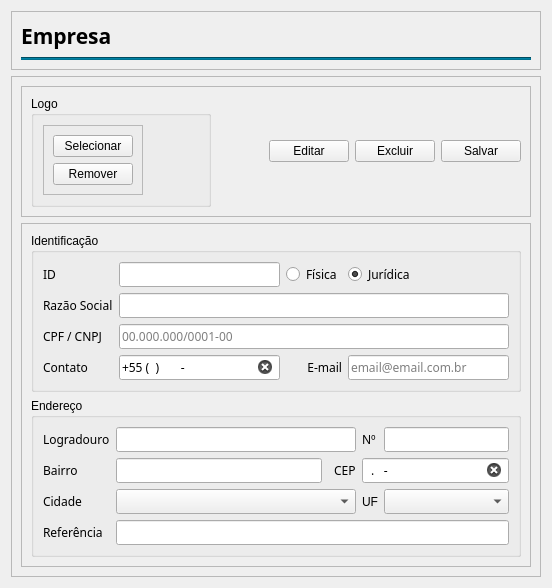
           <widget class="QWidget" name="s5_empresas">
            <layout class="QVBoxLayout" name="verticalLayout_23">
             <item>
              <widget class="QFrame" name="frame_headerEmpresa">
               <property name="frameShape">
                <enum>QFrame::StyledPanel</enum>
               </property>
               <property name="frameShadow">
                <enum>QFrame::Raised</enum>
               </property>
               <layout class="QVBoxLayout" name="verticalLayout_22">
                <item>
                 <widget class="QLabel" name="lb_titleEmpresa">
                  <property name="font">
                   <font>
                    <family>Poppins</family>
                    <pointsize>16</pointsize>
                    <bold>true</bold>
                   </font>
                  </property>
                  <property name="text">
                   <string>Empresa</string>
                  </property>
                 </widget>
                </item>
                <item>
                 <widget class="Line" name="lineEmpresa">
                  <property name="styleSheet">
                   <string notr="true">background-color: #00718F;</string>
                  </property>
                  <property name="orientation">
                   <enum>Qt::Horizontal</enum>
                  </property>
                 </widget>
                </item>
               </layout>
              </widget>
             </item>
             <item>
              <widget class="QFrame" name="frame_mainEmpresa">
               <property name="sizePolicy">
                <sizepolicy hsizetype="Preferred" vsizetype="Expanding">
                 <horstretch>0</horstretch>
                 <verstretch>0</verstretch>
                </sizepolicy>
               </property>
               <property name="frameShape">
                <enum>QFrame::StyledPanel</enum>
               </property>
               <property name="frameShadow">
                <enum>QFrame::Raised</enum>
               </property>
               <layout class="QVBoxLayout" name="verticalLayout_24">
                <item>
                 <widget class="QFrame" name="frame1_btnEmpresa">
                  <property name="frameShape">
                   <enum>QFrame::StyledPanel</enum>
                  </property>
                  <property name="frameShadow">
                   <enum>QFrame::Raised</enum>
                  </property>
                  <layout class="QHBoxLayout" name="horizontalLayout_6">
                   <item>
                    <widget class="QGroupBox" name="groupBox_logoEmpresa">
                     <property name="title">
                      <string>Logo</string>
                     </property>
                     <layout class="QHBoxLayout" name="horizontalLayout_28">
                      <item>
                       <widget class="QFrame" name="btn_logoEmpresa">
                        <property name="frameShape">
                         <enum>QFrame::StyledPanel</enum>
                        </property>
                        <property name="frameShadow">
                         <enum>QFrame::Raised</enum>
                        </property>
                        <layout class="QVBoxLayout" name="verticalLayout_38">
                         <item>
                          <widget class="QPushButton" name="btn_selecionarLogoEmpresa">
                           <property name="text">
                            <string>Selecionar</string>
                           </property>
                           <property name="icon">
                            <iconset resource="assets.qrc">
                             <normaloff>:/assets/icons/anexo.svg</normaloff>:/assets/icons/anexo.svg</iconset>
                           </property>
                           <property name="iconSize">
                            <size>
                             <width>18</width>
                             <height>18</height>
                            </size>
                           </property>
                          </widget>
                         </item>
                         <item>
                          <widget class="QPushButton" name="btn_removerLogoEmpresa">
                           <property name="text">
                            <string>Remover</string>
                           </property>
                           <property name="icon">
                            <iconset resource="assets.qrc">
                             <normaloff>:/assets/icons/lixeira.svg</normaloff>:/assets/icons/lixeira.svg</iconset>
                           </property>
                          </widget>
                         </item>
                        </layout>
                       </widget>
                      </item>
                      <item>
                       <widget class="QLabel" name="logoEmpresa">
                        <property name="minimumSize">
                         <size>
                          <width>50</width>
                          <height>50</height>
                         </size>
                        </property>
                        <property name="maximumSize">
                         <size>
                          <width>50</width>
                          <height>50</height>
                         </size>
                        </property>
                        <property name="font">
                         <font>
                          <family>Poppins</family>
                         </font>
                        </property>
                        <property name="text">
                         <string/>
                        </property>
                        <property name="textFormat">
                         <enum>Qt::AutoText</enum>
                        </property>
                        <property name="pixmap">
                         <pixmap resource="assets.qrc">:/assets/icons/logo_p_dark_200px.png</pixmap>
                        </property>
                        <property name="scaledContents">
                         <bool>true</bool>
                        </property>
                        <property name="alignment">
                         <set>Qt::AlignCenter</set>
                        </property>
                       </widget>
                      </item>
                     </layout>
                    </widget>
                   </item>
                   <item>
                    <spacer name="horizontalSpacer">
                     <property name="orientation">
                      <enum>Qt::Horizontal</enum>
                     </property>
                     <property name="sizeHint" stdset="0">
                      <size>
                       <width>40</width>
                       <height>20</height>
                      </size>
                     </property>
                    </spacer>
                   </item>
                   <item>
                    <widget class="QPushButton" name="btn_editarEmpresa">
                     <property name="text">
                      <string>Editar</string>
                     </property>
                     <property name="icon">
                      <iconset resource="assets.qrc">
                       <normaloff>:/assets/icons/edit.svg</normaloff>:/assets/icons/edit.svg</iconset>
                     </property>
                     <property name="iconSize">
                      <size>
                       <width>18</width>
                       <height>18</height>
                      </size>
                     </property>
                    </widget>
                   </item>
                   <item>
                    <widget class="QPushButton" name="btn_excluirEmpresa">
                     <property name="text">
                      <string>Excluir</string>
                     </property>
                     <property name="icon">
                      <iconset resource="assets.qrc">
                       <normaloff>:/assets/icons/lixeira.svg</normaloff>:/assets/icons/lixeira.svg</iconset>
                     </property>
                     <property name="iconSize">
                      <size>
                       <width>18</width>
                       <height>18</height>
                      </size>
                     </property>
                    </widget>
                   </item>
                   <item>
                    <widget class="QPushButton" name="btn_salvarEmpresa">
                     <property name="text">
                      <string>Salvar</string>
                     </property>
                     <property name="icon">
                      <iconset resource="assets.qrc">
                       <normaloff>:/assets/icons/add.svg</normaloff>:/assets/icons/add.svg</iconset>
                     </property>
                     <property name="iconSize">
                      <size>
                       <width>18</width>
                       <height>18</height>
                      </size>
                     </property>
                    </widget>
                   </item>
                  </layout>
                 </widget>
                </item>
                <item>
                 <widget class="QFrame" name="frame2_formEmpresa">
                  <property name="sizePolicy">
                   <sizepolicy hsizetype="Preferred" vsizetype="Expanding">
                    <horstretch>0</horstretch>
                    <verstretch>0</verstretch>
                   </sizepolicy>
                  </property>
                  <property name="frameShape">
                   <enum>QFrame::StyledPanel</enum>
                  </property>
                  <property name="frameShadow">
                   <enum>QFrame::Raised</enum>
                  </property>
                  <layout class="QVBoxLayout" name="verticalLayout_25">
                   <item>
                    <widget class="QGroupBox" name="groupBox1_identificacaoEmpresa">
                     <property name="title">
                      <string>Identificação</string>
                     </property>
                     <layout class="QGridLayout" name="gridLayout_6">
                      <item row="3" column="0">
                       <widget class="QLabel" name="lb_empresaContato">
                        <property name="maximumSize">
                         <size>
                          <width>80</width>
                          <height>16777215</height>
                         </size>
                        </property>
                        <property name="font">
                         <font>
                          <family>Poppins</family>
                         </font>
                        </property>
                        <property name="text">
                         <string>Contato</string>
                        </property>
                       </widget>
                      </item>
                      <item row="0" column="0">
                       <widget class="QLabel" name="lb_empresaId">
                        <property name="maximumSize">
                         <size>
                          <width>80</width>
                          <height>16777215</height>
                         </size>
                        </property>
                        <property name="font">
                         <font>
                          <family>Poppins</family>
                         </font>
                        </property>
                        <property name="text">
                         <string>ID</string>
                        </property>
                       </widget>
                      </item>
                      <item row="1" column="0">
                       <widget class="QLabel" name="lb_empresaRazaoSocial">
                        <property name="maximumSize">
                         <size>
                          <width>80</width>
                          <height>16777215</height>
                         </size>
                        </property>
                        <property name="font">
                         <font>
                          <family>Poppins</family>
                         </font>
                        </property>
                        <property name="text">
                         <string>Razão Social</string>
                        </property>
                       </widget>
                      </item>
                      <item row="0" column="3">
                       <widget class="QRadioButton" name="radioButton_empresaJuridica">
                        <property name="font">
                         <font>
                          <family>Poppins</family>
                         </font>
                        </property>
                        <property name="autoFillBackground">
                         <bool>false</bool>
                        </property>
                        <property name="text">
                         <string>Jurídica</string>
                        </property>
                        <property name="checked">
                         <bool>true</bool>
                        </property>
                        <property name="autoRepeat">
                         <bool>false</bool>
                        </property>
                       </widget>
                      </item>
                      <item row="3" column="1">
                       <widget class="QLineEdit" name="ed_empresaContato">
                        <property name="font">
                         <font>
                          <family>Poppins</family>
                         </font>
                        </property>
                        <property name="inputMethodHints">
                         <set>Qt::ImhPreferNumbers</set>
                        </property>
                        <property name="inputMask">
                         <string>+55 (00) 0 0000-0000</string>
                        </property>
                        <property name="clearButtonEnabled">
                         <bool>true</bool>
                        </property>
                       </widget>
                      </item>
                      <item row="2" column="0">
                       <widget class="QLabel" name="lb_empresaCpfCnpj">
                        <property name="maximumSize">
                         <size>
                          <width>80</width>
                          <height>16777215</height>
                         </size>
                        </property>
                        <property name="font">
                         <font>
                          <family>Poppins</family>
                         </font>
                        </property>
                        <property name="text">
                         <string>CPF / CNPJ</string>
                        </property>
                       </widget>
                      </item>
                      <item row="0" column="2">
                       <widget class="QRadioButton" name="radioButton_empresaFisica">
                        <property name="font">
                         <font>
                          <family>Poppins</family>
                         </font>
                        </property>
                        <property name="text">
                         <string>Física</string>
                        </property>
                       </widget>
                      </item>
                      <item row="2" column="1" colspan="3">
                       <widget class="QLineEdit" name="ed_empresaCpfCnpj">
                        <property name="font">
                         <font>
                          <family>Poppins</family>
                         </font>
                        </property>
                        <property name="inputMethodHints">
                         <set>Qt::ImhPreferNumbers</set>
                        </property>
                        <property name="inputMask">
                         <string>00000000000000</string>
                        </property>
                        <property name="placeholderText">
                         <string>00.000.000/0001-00</string>
                        </property>
                        <property name="clearButtonEnabled">
                         <bool>true</bool>
                        </property>
                       </widget>
                      </item>
                      <item row="3" column="2">
                       <widget class="QLabel" name="lb_empresaEmail">
                        <property name="font">
                         <font>
                          <family>Poppins</family>
                         </font>
                        </property>
                        <property name="text">
                         <string>E-mail</string>
                        </property>
                        <property name="alignment">
                         <set>Qt::AlignRight|Qt::AlignTrailing|Qt::AlignVCenter</set>
                        </property>
                       </widget>
                      </item>
                      <item row="0" column="1">
                       <widget class="QLineEdit" name="ed_empresaId">
                        <property name="font">
                         <font>
                          <family>Poppins</family>
                         </font>
                        </property>
                        <property name="readOnly">
                         <bool>true</bool>
                        </property>
                       </widget>
                      </item>
                      <item row="3" column="3">
                       <widget class="QLineEdit" name="ed_empresaEmail">
                        <property name="font">
                         <font>
                          <family>Poppins</family>
                         </font>
                        </property>
                        <property name="inputMethodHints">
                         <set>Qt::ImhEmailCharactersOnly</set>
                        </property>
                        <property name="placeholderText">
                         <string>email@email.com.br</string>
                        </property>
                        <property name="clearButtonEnabled">
                         <bool>true</bool>
                        </property>
                       </widget>
                      </item>
                      <item row="1" column="1" colspan="3">
                       <widget class="QLineEdit" name="ed_empresaRazaoSocial">
                        <property name="font">
                         <font>
                          <family>Poppins</family>
                         </font>
                        </property>
                        <property name="clearButtonEnabled">
                         <bool>true</bool>
                        </property>
                       </widget>
                      </item>
                     </layout>
                    </widget>
                   </item>
                   <item>
                    <widget class="QGroupBox" name="groupBox2_enderecoEmpresa">
                     <property name="title">
                      <string>Endereço</string>
                     </property>
                     <layout class="QGridLayout" name="gridLayout_3">
                      <item row="2" column="0">
                       <widget class="QLabel" name="lb_empresaCidade">
                        <property name="maximumSize">
                         <size>
                          <width>80</width>
                          <height>16777215</height>
                         </size>
                        </property>
                        <property name="font">
                         <font>
                          <family>Poppins</family>
                         </font>
                        </property>
                        <property name="text">
                         <string>Cidade</string>
                        </property>
                       </widget>
                      </item>
                      <item row="0" column="4">
                       <widget class="QLabel" name="lb_empresaNumero">
                        <property name="sizePolicy">
                         <sizepolicy hsizetype="Preferred" vsizetype="Preferred">
                          <horstretch>0</horstretch>
                          <verstretch>0</verstretch>
                         </sizepolicy>
                        </property>
                        <property name="maximumSize">
                         <size>
                          <width>20</width>
                          <height>16777215</height>
                         </size>
                        </property>
                        <property name="font">
                         <font>
                          <family>Poppins</family>
                         </font>
                        </property>
                        <property name="text">
                         <string>Nº</string>
                        </property>
                       </widget>
                      </item>
                      <item row="1" column="1">
                       <widget class="QLineEdit" name="ed_empresaBairro">
                        <property name="font">
                         <font>
                          <family>Poppins</family>
                         </font>
                        </property>
                       </widget>
                      </item>
                      <item row="0" column="5">
                       <widget class="QLineEdit" name="ed_empresaNumero">
                        <property name="sizePolicy">
                         <sizepolicy hsizetype="Fixed" vsizetype="Fixed">
                          <horstretch>0</horstretch>
                          <verstretch>0</verstretch>
                         </sizepolicy>
                        </property>
                        <property name="minimumSize">
                         <size>
                          <width>125</width>
                          <height>0</height>
                         </size>
                        </property>
                        <property name="font">
                         <font>
                          <family>Poppins</family>
                          <pointsize>9</pointsize>
                         </font>
                        </property>
                        <property name="placeholderText">
                         <string/>
                        </property>
                        <property name="clearButtonEnabled">
                         <bool>true</bool>
                        </property>
                       </widget>
                      </item>
                      <item row="0" column="1" colspan="3">
                       <widget class="QLineEdit" name="ed_empresaLogradouro">
                        <property name="minimumSize">
                         <size>
                          <width>240</width>
                          <height>0</height>
                         </size>
                        </property>
                        <property name="font">
                         <font>
                          <family>Poppins</family>
                          <pointsize>9</pointsize>
                         </font>
                        </property>
                        <property name="clearButtonEnabled">
                         <bool>true</bool>
                        </property>
                       </widget>
                      </item>
                      <item row="0" column="0">
                       <widget class="QLabel" name="lb_empresaLogradoura">
                        <property name="maximumSize">
                         <size>
                          <width>80</width>
                          <height>16777215</height>
                         </size>
                        </property>
                        <property name="font">
                         <font>
                          <family>Poppins</family>
                         </font>
                        </property>
                        <property name="text">
                         <string>Logradouro</string>
                        </property>
                       </widget>
                      </item>
                      <item row="1" column="3">
                       <widget class="QLabel" name="lb_empresaCep">
                        <property name="font">
                         <font>
                          <family>Poppins</family>
                         </font>
                        </property>
                        <property name="text">
                         <string>CEP</string>
                        </property>
                       </widget>
                      </item>
                      <item row="2" column="1" colspan="3">
                       <widget class="QComboBox" name="cb_empresaCidade">
                        <property name="minimumSize">
                         <size>
                          <width>130</width>
                          <height>0</height>
                         </size>
                        </property>
                        <property name="font">
                         <font>
                          <family>Poppins</family>
                         </font>
                        </property>
                       </widget>
                      </item>
                      <item row="3" column="0">
                       <widget class="QLabel" name="lb_empresaReferencia">
                        <property name="maximumSize">
                         <size>
                          <width>80</width>
                          <height>16777215</height>
                         </size>
                        </property>
                        <property name="font">
                         <font>
                          <family>Poppins</family>
                         </font>
                        </property>
                        <property name="text">
                         <string>Referência</string>
                        </property>
                       </widget>
                      </item>
                      <item row="1" column="0">
                       <widget class="QLabel" name="lb_empresaBairro">
                        <property name="font">
                         <font>
                          <family>Poppins</family>
                         </font>
                        </property>
                        <property name="text">
                         <string>Bairro</string>
                        </property>
                       </widget>
                      </item>
                      <item row="2" column="5">
                       <widget class="QComboBox" name="cb_empresaUf">
                        <property name="font">
                         <font>
                          <family>Poppins</family>
                         </font>
                        </property>
                       </widget>
                      </item>
                      <item row="2" column="4">
                       <widget class="QLabel" name="lb_empresaUf">
                        <property name="sizePolicy">
                         <sizepolicy hsizetype="Fixed" vsizetype="Preferred">
                          <horstretch>0</horstretch>
                          <verstretch>0</verstretch>
                         </sizepolicy>
                        </property>
                        <property name="maximumSize">
                         <size>
                          <width>20</width>
                          <height>16777215</height>
                         </size>
                        </property>
                        <property name="text">
                         <string>UF</string>
                        </property>
                       </widget>
                      </item>
                      <item row="3" column="1" colspan="5">
                       <widget class="QLineEdit" name="ed_empresaReferencia">
                        <property name="font">
                         <font>
                          <family>Poppins</family>
                          <pointsize>9</pointsize>
                         </font>
                        </property>
                        <property name="clearButtonEnabled">
                         <bool>true</bool>
                        </property>
                       </widget>
                      </item>
                      <item row="1" column="4" colspan="2">
                       <widget class="QLineEdit" name="ed_empresaCep">
                        <property name="sizePolicy">
                         <sizepolicy hsizetype="Fixed" vsizetype="Fixed">
                          <horstretch>0</horstretch>
                          <verstretch>0</verstretch>
                         </sizepolicy>
                        </property>
                        <property name="minimumSize">
                         <size>
                          <width>125</width>
                          <height>0</height>
                         </size>
                        </property>
                        <property name="maximumSize">
                         <size>
                          <width>200</width>
                          <height>16777215</height>
                         </size>
                        </property>
                        <property name="font">
                         <font>
                          <family>Poppins</family>
                          <pointsize>9</pointsize>
                         </font>
                        </property>
                        <property name="inputMethodHints">
                         <set>Qt::ImhPreferNumbers</set>
                        </property>
                        <property name="inputMask">
                         <string>00.000-000</string>
                        </property>
                        <property name="clearButtonEnabled">
                         <bool>true</bool>
                        </property>
                       </widget>
                      </item>
                     </layout>
                    </widget>
                   </item>
                  </layout>
                 </widget>
                </item>
               </layout>
              </widget>
             </item>
            </layout>
           </widget>
